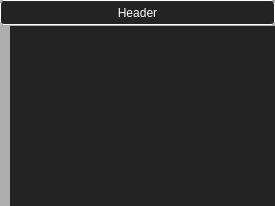
<?xml version="1.0" encoding="UTF-8"?>
<ui version="4.0">
 <class>CollapsibleHeader</class>
 <widget class="QWidget" name="CollapsibleHeader">
  <property name="geometry">
   <rect>
    <x>0</x>
    <y>0</y>
    <width>275</width>
    <height>206</height>
   </rect>
  </property>
  <property name="sizePolicy">
   <sizepolicy hsizetype="Preferred" vsizetype="Minimum">
    <horstretch>0</horstretch>
    <verstretch>0</verstretch>
   </sizepolicy>
  </property>
  <property name="windowTitle">
   <string>Form</string>
  </property>
  <property name="styleSheet">
   <string notr="true">background-color:  rgba(60, 60, 60, 60);
color: rgb(255, 255, 255);</string>
  </property>
  <layout class="QVBoxLayout" name="layout">
   <property name="spacing">
    <number>1</number>
   </property>
   <property name="leftMargin">
    <number>0</number>
   </property>
   <property name="topMargin">
    <number>0</number>
   </property>
   <property name="rightMargin">
    <number>0</number>
   </property>
   <property name="bottomMargin">
    <number>0</number>
   </property>
   <item>
    <widget class="QPushButton" name="header">
     <property name="minimumSize">
      <size>
       <width>0</width>
       <height>25</height>
      </size>
     </property>
     <property name="styleSheet">
      <string notr="true">QPushButton {
background-color: rgb(35, 35, 35);
color: rgb(255, 255, 255);
border-radius: 3px;
border:  1px double #ffffff;
}

QPushButton::hover {
background-color: rgb(45, 45, 45);
color: rgb(255, 255, 255);
}

QPushButton::pressed {
background-color: rgb(70, 70, 70);
color: rgb(220, 220, 220);

}
</string>
     </property>
     <property name="text">
      <string>Header</string>
     </property>
     <property name="icon">
      <iconset resource="../resources/icon.qrc">
       <normaloff>:/ui_icon/collapse point</normaloff>:/ui_icon/collapse point</iconset>
     </property>
     <property name="checkable">
      <bool>false</bool>
     </property>
     <property name="autoDefault">
      <bool>false</bool>
     </property>
     <property name="default">
      <bool>false</bool>
     </property>
     <property name="flat">
      <bool>false</bool>
     </property>
    </widget>
   </item>
   <item>
    <layout class="QHBoxLayout" name="ctx_layout">
     <property name="spacing">
      <number>0</number>
     </property>
     <item>
      <spacer name="horizontalSpacer">
       <property name="orientation">
        <enum>Qt::Horizontal</enum>
       </property>
       <property name="sizeType">
        <enum>QSizePolicy::Fixed</enum>
       </property>
       <property name="sizeHint" stdset="0">
        <size>
         <width>10</width>
         <height>0</height>
        </size>
       </property>
      </spacer>
     </item>
     <item>
      <widget class="QWidget" name="widget" native="true">
       <property name="styleSheet">
        <string notr="true">QWidget{
background-color: rgb(35, 35, 35);
color: rgb(255, 255, 255);
}</string>
       </property>
      </widget>
     </item>
    </layout>
   </item>
  </layout>
 </widget>
 <resources>
  <include location="../resources/icon.qrc"/>
 </resources>
 <connections/>
</ui>
